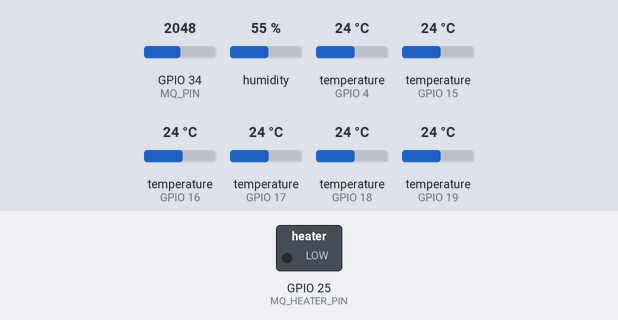
Bench run of a sketch on a simulated ESP32. On the bench: switched loads named in the sketch (green lamp = pin HIGH). The inputs (shaded band) are chosen by the test bench; at power-on: GPIO 34 (MQ_PIN) = 2048, humidity 55 %, temperature (sensors on GPIO 4, GPIO 15, GPIO 16, GPIO 17, GPIO 18, GPIO 19) 24 °C (analog values on the 0–4095 scale). What the sketch prints to the serial monitor is not drawn.

Above: at 1.9 s.
At 66.7 s:
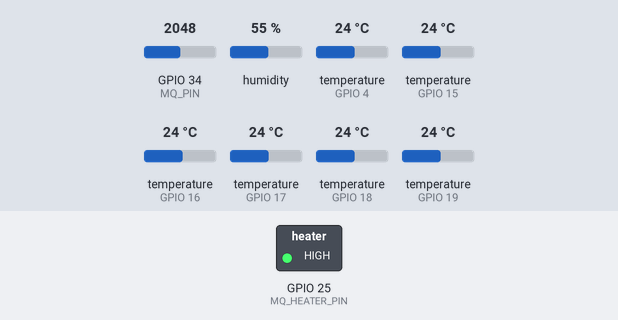
Timing chart, 0 to 78.5 s (numbered marks = the images above):
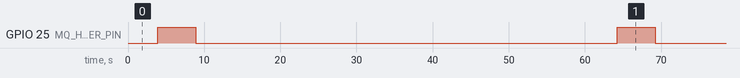

The sketch:

bara_node.ino
```cpp
// BARA node: 5 probe DS18B20 di timbunan (10, 30, 60, 100, 150 cm), DHT22 untuk udara, sensor gas MQ (analog),
// opsional satu thermocouple K-type (MAX31855) di 100 cm untuk rentang suhu tinggi.
//
// Catatan desain (brief DRA 2026-10-30):
// - Tiap probe di bus OneWire sendiri. Di lapangan tiap bus perlu pull-up 4,7 kOhm ke 3,3 V dan probe diberi daya
//   dari VDD. Jangan pakai parasite power: reset saat daya turun membuat sensor membaca +85 C.
// - Bacaan tepat 85,00 C dibaca ulang sekali. Jika tetap 85,00 dan bacaan baik sebelumnya di bawah 70 C, dikirim null.
// - Probe 10 cm dipakai server untuk memperkirakan difusivitas sampah dari gelombang suhu harian.
// - Pemanas MQ memakai lebih dari 99% energi node, jadi dinyalakan berkala lewat MOSFET di MQ_HEATER_PIN.
//   Siklus demo: pemanas menyala MQ_WARM_MS sebelum dibaca. Ini hanya untuk tren, bukan ppm.
// - DS18B20 akurat +-0,5 C sampai 85 C dan berhenti di 125 C. Untuk blok bekas terbakar aktifkan USE_MAX31855.
//
// Keluaran: satu baris JSON per siklus ke Serial, dan HTTP POST ke INGEST_URL jika WiFi tersambung.
// Wokwi: SSID "Wokwi-GUEST" tanpa password. Simulator Wokwi tidak bisa menjangkau localhost laptop,
// jadi INGEST_URL harus alamat publik (mis. tunnel). Tanpa itu, cukup baca JSON di Serial Monitor.

#include <WiFi.h>
#include <HTTPClient.h>
#include <OneWire.h>
#include <DallasTemperature.h>
#include <DHTesp.h>
// #define USE_MAX31855
#ifdef USE_MAX31855
#include <Adafruit_MAX31855.h>
#endif

#define NODE_ID   "N1"
#define BLOCK_ID  "A"
const char* WIFI_SSID = "Wokwi-GUEST";
const char* WIFI_PASS = "";
const int WIFI_CHANNEL = 6;          // Wokwi-GUEST ada di kanal 6; di lapangan isi 0 (cari kanal otomatis)
const char* INGEST_URL = "";          // contoh: "https://xxxx.trycloudflare.com/ingest"
const uint32_t PERIOD_MS = 10000;     // demo: 10 detik. Lapangan: 15 menit (900000)

const int N_PROBES = 5;
const int PROBE_PINS[N_PROBES]   = {4, 16, 17, 18, 19};
const int PROBE_DEPTHS[N_PROBES] = {10, 30, 60, 100, 150};   // cm
const int DHT_PIN = 15;
const int MQ_PIN  = 34;                // ADC1, aman dipakai bersama WiFi
const int MQ_HEATER_PIN = 25;          // gerbang MOSFET pemanas MQ
const uint32_t MQ_WARM_MS = 5000;      // demo. Lapangan: sesuai datasheet sensor yang dipakai
const int MQ_EVERY_N = 4;              // gas dibaca tiap 4 siklus
const float RESET_C = 85.0;

OneWire wires[N_PROBES] = {OneWire(PROBE_PINS[0]), OneWire(PROBE_PINS[1]), OneWire(PROBE_PINS[2]),
                           OneWire(PROBE_PINS[3]), OneWire(PROBE_PINS[4])};
DallasTemperature probes[N_PROBES] = {DallasTemperature(&wires[0]), DallasTemperature(&wires[1]),
                                      DallasTemperature(&wires[2]), DallasTemperature(&wires[3]),
                                      DallasTemperature(&wires[4])};
float lastGood[N_PROBES] = {NAN, NAN, NAN, NAN, NAN};
DHTesp dht;
#ifdef USE_MAX31855
Adafruit_MAX31855 tc(14, 5, 12);       // CLK, CS, DO
#endif
uint32_t seq = 0;

void connectWifi() {
  if (strlen(INGEST_URL) == 0) {        // tanpa tujuan pengiriman, data cukup lewat Serial
    Serial.println("Mode lokal: INGEST_URL kosong, data dikirim lewat Serial");
    return;
  }
  WiFi.begin(WIFI_SSID, WIFI_PASS, WIFI_CHANNEL);
  for (int i = 0; i < 80 && WiFi.status() != WL_CONNECTED; i++) delay(250);   // tunggu sampai 20 detik
  Serial.println(WiFi.status() == WL_CONNECTED ? "WiFi tersambung" : "WiFi gagal, lanjut tanpa jaringan");
}

float readProbe(int i) {
  probes[i].requestTemperatures();
  float t = probes[i].getTempCByIndex(0);
  if (t == DEVICE_DISCONNECTED_C) return NAN;
  if (t == RESET_C) {                                   // kemungkinan nilai reset, baca ulang sekali
    delay(800);
    probes[i].requestTemperatures();
    t = probes[i].getTempCByIndex(0);
    if (t == DEVICE_DISCONNECTED_C) return NAN;
    if (t == RESET_C && !(lastGood[i] >= 70.0)) return NAN;
  }
  lastGood[i] = t;
  return t;
}

String num(float v, int digits) { return isnan(v) ? String("null") : String(v, digits); }

String reading() {
  String j = "{\"node\":\"" NODE_ID "\",\"block\":\"" BLOCK_ID "\",\"seq\":" + String(seq);
  for (int i = 0; i < N_PROBES; i++) {
    j += ",\"t_" + String(PROBE_DEPTHS[i]) + "\":" + num(readProbe(i), 2);
  }
#ifdef USE_MAX31855
  j += ",\"tc_100\":" + num(tc.readCelsius(), 1);
#endif
  TempAndHumidity a = dht.getTempAndHumidity();
  j += ",\"t_air\":" + num(a.temperature, 2);
  j += ",\"rh\":" + num(a.humidity, 1);
  if (seq % MQ_EVERY_N == 0) {
    digitalWrite(MQ_HEATER_PIN, HIGH);
    delay(MQ_WARM_MS);
    j += ",\"mq_raw\":" + String(analogRead(MQ_PIN));
    digitalWrite(MQ_HEATER_PIN, LOW);
  }
  j += "}";
  seq++;
  return j;
}

void post(const String& body) {
  if (strlen(INGEST_URL) == 0 || WiFi.status() != WL_CONNECTED) return;
  HTTPClient http;
  http.begin(INGEST_URL);
  http.addHeader("Content-Type", "application/json");
  int code = http.POST(body);
  Serial.printf("POST %d\n", code);
  http.end();
}

void setup() {
  Serial.begin(115200);
  for (auto& p : probes) p.begin();
  dht.setup(DHT_PIN, DHTesp::DHT22);
  pinMode(MQ_HEATER_PIN, OUTPUT);
  digitalWrite(MQ_HEATER_PIN, LOW);
  analogReadResolution(12);
#ifdef USE_MAX31855
  tc.begin();
#endif
  connectWifi();
}

void loop() {
  String body = reading();
  Serial.println(body);
  post(body);
  delay(PERIOD_MS);
}
```

Measured:
- by itself, GPIO 25 (MQ_HEATER_PIN): alternates HIGH for 5.0 s and LOW for 55.3 s
